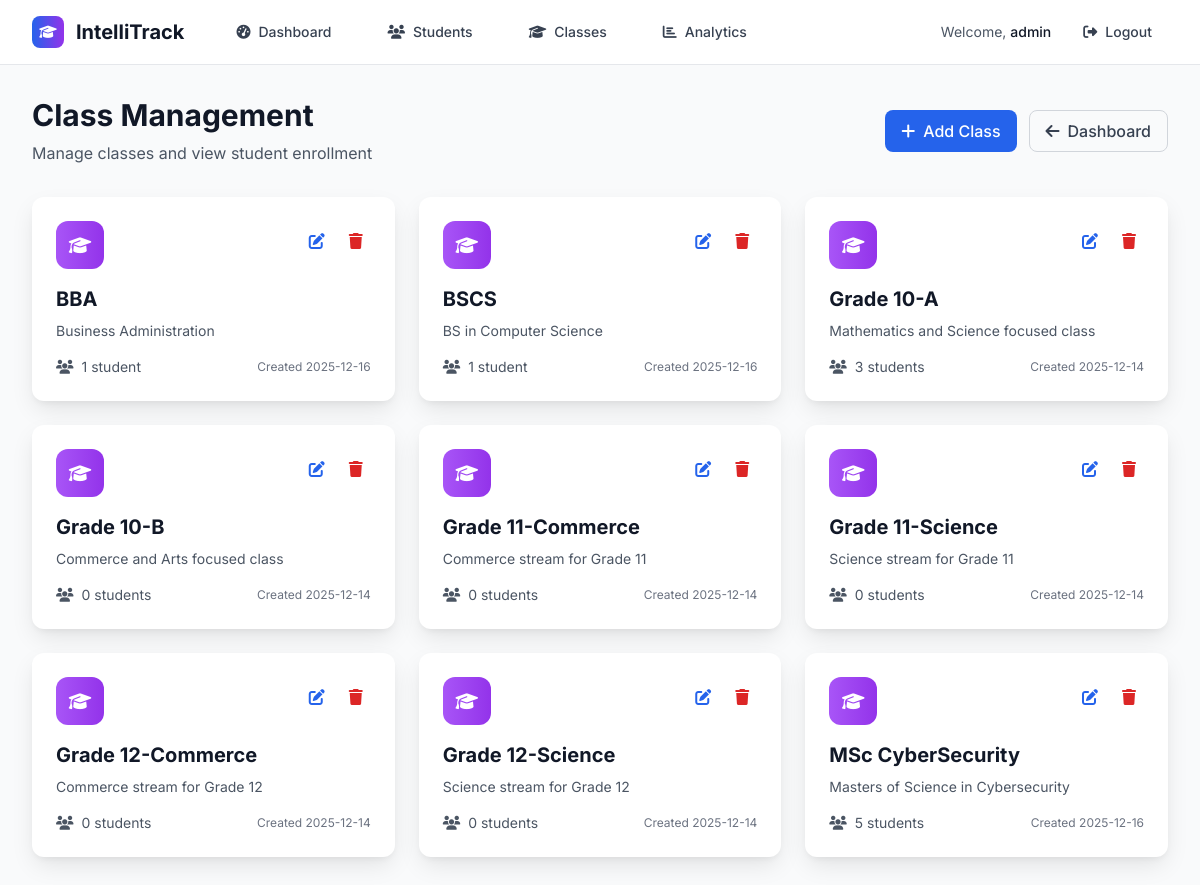
Page /classes (signed in) on the committed database.
### tables this page shows
CREATE TABLE classes (
            id INTEGER PRIMARY KEY AUTOINCREMENT,
            name TEXT UNIQUE NOT NULL,
            description TEXT,
            created_at TIMESTAMP DEFAULT CURRENT_TIMESTAMP
        );

### backend/routes.py (the view)
    @app.route('/classes')
    @login_required
    def view_classes():
        conn = get_db_connection()
        sort_by = request.args.get('sort_by', 'name')  # Default sort by name
        sort_order = request.args.get('sort_order', 'asc')  # Default ascending
        search_term = request.args.get('search', '')  # Search by class name
        query = '''
            SELECT c.*, COUNT(s.id) as student_count
            FROM classes c
            LEFT JOIN students s ON c.id = s.class_id
            WHERE 1=1
        '''
        params = []
        if search_term:
            query += ' AND c.name LIKE ?'
            search_pattern = f'%{search_term}%'
            params.append(search_pattern)
        query += ' GROUP BY c.id'
        valid_sort_columns = {
            'name': 'c.name',
            'students': 'student_count',
            'created': 'c.created_at'
        }
        sort_column = valid_sort_columns.get(sort_by, 'c.name')
        sort_order = 'ASC' if sort_order.lower() == 'asc' else 'DESC'
        query += f' ORDER BY {sort_column} {sort_order}'
        classes = conn.execute(query, params).fetchall()
        conn.close()
        return render_template('view_classes.html',
                             classes=classes,
                             current_sort=sort_by,
                             current_order=sort_order,
                             current_search=search_term)

### backend/auth.py (called while the page is built)
def login_required(f):
    @wraps(f)
    def decorated_function(*args, **kwargs):
        if 'logged_in' not in session:
            return redirect(url_for('login'))
        return f(*args, **kwargs)
    return decorated_function

### backend/db.py (called while the page is built)
def get_db_connection():
    conn = sqlite3.connect(DATABASE)
    conn.row_factory = sqlite3.Row
    return conn

### frontend/templates/view_classes.html (shortened to what this page needs)
{% extends "base.html" %}
{% block content %}
<div class="min-h-screen bg-gray-50 py-8">
    <div class="max-w-7xl mx-auto px-4 sm:px-6 lg:px-8">
        <div class="flex flex-col sm:flex-row justify-between items-start sm:items-center mb-8">
            <div class="mb-4 sm:mb-0">
                <h1 class="text-3xl font-bold text-gray-900 mb-2">Class Management</h1>
                <p class="text-gray-600">Manage classes and view student enrollment</p>
            </div>
            <div class="flex gap-3">
                <a href="{{ url_for('add_class') }}" class="inline-flex items-center px-4 py-2 bg-blue-600 text-white rounded-lg hover:bg-blue-700 transition-colors font-medium">
                    <i class="fas fa-plus mr-2"></i>Add Class
                </a>
                <a href="{{ url_for('dashboard') }}" class="inline-flex items-center px-4 py-2 border border-gray-300 text-gray-700 rounded-lg hover:bg-gray-50 transition-colors font-medium">
                    <i class="fas fa-arrow-left mr-2"></i>Dashboard
                </a>
            </div>
        </div>
        <div class="grid grid-cols-1 md:grid-cols-2 lg:grid-cols-3 gap-6">
            {% for class_info in classes %}
            <div class="card-shadow bg-white rounded-xl p-6 hover:shadow-xl transition-all duration-300">
                <div class="flex items-start justify-between mb-4">
                    <div class="w-12 h-12 bg-gradient-to-r from-purple-500 to-purple-600 rounded-xl flex items-center justify-center">
                        <i class="fas fa-graduation-cap text-white text-lg"></i>
                    </div>
                    <div class="flex gap-2">
                        <a href="{{ url_for('edit_class', id=class_info.id) }}"
                           class="p-2 text-blue-600 hover:bg-blue-50 rounded-lg transition-colors">
                            <i class="fas fa-edit"></i>
                        </a>
                        <button onclick="confirmDelete({{ class_info.id }}, '{{ class_info.name }}', {{ class_info.student_count }})"
                               class="p-2 text-red-600 hover:bg-red-50 rounded-lg transition-colors">
                            <i class="fas fa-trash"></i>
                        </button>
                    </div>
                </div>
                <div class="mb-4">
                    <h3 class="text-xl font-bold text-gray-900 mb-2">{{ class_info.name }}</h3>
                    {% if class_info.description %}
                        <p class="text-gray-600 text-sm">{{ class_info.description }}</p>
                    {% else %}
                        <p class="text-gray-400 text-sm italic">No description</p>
                    {% endif %}
                </div>
                <div class="flex items-center justify-between">
                    <div class="flex items-center text-sm text-gray-600">
                        <i class="fas fa-users mr-2"></i>
                        <span>{{ class_info.student_count }} student{{ 's' if class_info.student_count != 1 else '' }}</span>
                    </div>
                    <div class="text-xs text-gray-500">
                        Created {{ class_info.created_at[:10] if class_info.created_at else 'N/A' }}
                    </div>
                </div>
            </div>
            {% endfor %}
        </div>
    </div>
</div>
{% endblock %}

### frontend/templates/base.html (style rules this page uses)
body { font-family: 'Inter', sans-serif; }
.card-shadow { box-shadow: 0 10px 25px -3px rgba(0, 0, 0, 0.1), 0 4px 6px -2px rgba(0, 0, 0, 0.05); }

### rows in the picture
classes: name "BBA", description "Business Administration", student_count "1", created_at "2025-12-16"
classes: name "BSCS", description "BS in Computer Science", student_count "1", created_at "2025-12-16"
classes: name "Grade 10-A", description "Mathematics and Science focused class", student_count "3", student_count "s", created_at "2025-12-14"
classes: name "Grade 10-B", description "Commerce and Arts focused class", student_count "0", student_count "s", created_at "2025-12-14"
classes: name "Grade 11-Commerce", description "Commerce stream for Grade 11", student_count "0", student_count "s", created_at "2025-12-14"
classes: name "Grade 11-Science", description "Science stream for Grade 11", student_count "0", student_count "s", created_at "2025-12-14"
classes: name "Grade 12-Commerce", description "Commerce stream for Grade 12", student_count "0", student_count "s", created_at "2025-12-14"
classes: name "Grade 12-Science", description "Science stream for Grade 12", student_count "0", student_count "s", created_at "2025-12-14"
classes: name "MSc CyberSecurity", description "Masters of Science in Cybersecurity", student_count "5", student_count "s", created_at "2025-12-16"

### other values in the picture
{{ session.username }} "admin"
